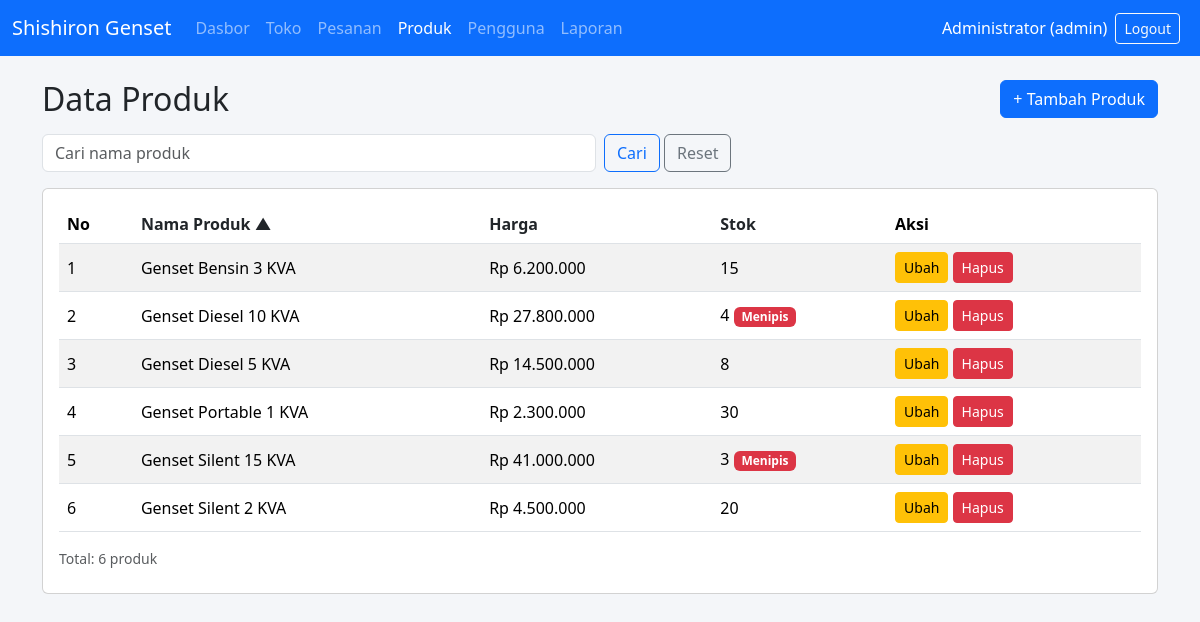
The app's page /produk.php (signed in) with its own data.
### tables this page shows
CREATE TABLE produk (
    id INT AUTO_INCREMENT PRIMARY KEY,
    nama_produk VARCHAR(100) NOT NULL,
    harga INT UNSIGNED NOT NULL,
    stok INT UNSIGNED NOT NULL DEFAULT 0
);

### produk.php (the view, shortened to what this page needs)
<?php
	require 'config.php';
	$aksi = $_GET['aksi'] ?? 'tampil';
	$id = (int)($_GET['id'] ?? 0);
	$errors = array();
	$data = array(
		'nama_produk' => '',
		'harga' => '',
		'stok' => ''
	);
	if ($aksi == 'tampil') {
		$cari = trim($_GET['cari'] ?? '');
		$kolom_boleh = array('nama_produk', 'harga', 'stok');
		$urut = in_array($_GET['urut'] ?? '', $kolom_boleh) ? $_GET['urut'] : 'nama_produk';
		$arah = (($_GET['arah'] ?? '') == 'desc') ? 'DESC' : 'ASC';
		$hal = max(1, (int)($_GET['hal'] ?? 1));
		$per_halaman = 10;
		$offset = ($hal - 1) * $per_halaman;
		$where = "";
		$param = array();
		$stmt = $db->prepare("SELECT COUNT(*) FROM produk $where");
		$stmt->execute($param);
		$total = $stmt->fetchColumn();
		$stmt = $db->prepare("SELECT * FROM produk $where ORDER BY $urut $arah LIMIT ? OFFSET ?");
		$stmt->bindValue(count($param) + 1, $per_halaman, PDO::PARAM_INT);
		$stmt->bindValue(count($param) + 2, $offset, PDO::PARAM_INT);
		$stmt->execute();
		$daftar = $stmt->fetchAll();
	}
	include 'header.php';
?>
<?php if ($aksi == 'tambah' || $aksi == 'ubah') { ?>
	<h2 class="mb-3"><?= $aksi == 'tambah' ? 'Tambah Produk' : 'Ubah Produk' ?></h2>
	<?php if (count($errors) > 0) { ?>
		<div class="alert alert-danger">
			<ul class="mb-0">
				<?php foreach ($errors as $err) { ?>
					<li><?= e($err) ?></li>
				<?php } ?>
			</ul>
		</div>
	<?php } ?>
	<div class="card">
		<div class="card-body">
			<form method="post" action="produk.php?aksi=<?= e($aksi) ?>&id=<?= e($id) ?>">
				<input type="hidden" name="token" value="<?= e(buat_token()) ?>">
				<input type="hidden" name="id" value="<?= e($id) ?>">
				<div class="row">
					<div class="col-md-6 mb-3">
						<label class="form-label">Nama Produk</label>
						<input type="text" name="nama_produk" class="form-control" value="<?= e($data['nama_produk']) ?>" required>
					</div>
					<div class="col-md-3 mb-3">
						<label class="form-label">Harga (Rp)</label>
						<input type="number" name="harga" class="form-control" min="1" value="<?= e($data['harga']) ?>" required>
					</div>
					<div class="col-md-3 mb-3">
						<label class="form-label">Stok</label>
						<input type="number" name="stok" class="form-control" min="0" value="<?= e($data['stok']) ?>" required>
					</div>
				</div>
				<button type="submit" class="btn btn-primary">Simpan</button>
				<a href="produk.php" class="btn btn-secondary">Batal</a>
			</form>
		</div>
	</div>
<?php } else { ?>
	<div class="d-flex justify-content-between align-items-center mb-3">
		<h2 class="mb-0">Data Produk</h2>
		<a href="produk.php?aksi=tambah" class="btn btn-primary">+ Tambah Produk</a>
	</div>
	<form method="get" class="row g-2 mb-3">
		<div class="col-12 col-md-6">
			<input type="text" name="cari" class="form-control" placeholder="Cari nama produk" value="<?= e($cari) ?>">
		</div>
		<div class="col-12 col-md-auto">
			<button type="submit" class="btn btn-outline-primary">Cari</button>
			<a href="produk.php" class="btn btn-outline-secondary">Reset</a>
		</div>
	</form>
	<div class="card">
		<div class="card-body">
			<div class="table-responsive">
				<table class="table table-striped table-hover align-middle">
					<thead>
						<tr>
							<th>No</th>
							<th><?= link_urut('nama_produk', 'Nama Produk', $urut, $arah) ?></th>
							<th><?= link_urut('harga', 'Harga', $urut, $arah) ?></th>
							<th><?= link_urut('stok', 'Stok', $urut, $arah) ?></th>
							<th>Aksi</th>
						</tr>
					</thead>
					<tbody>
						<?php $no = $offset + 1; ?>
						<?php foreach ($daftar as $row) { ?>
							<tr>
								<td><?= $no++ ?></td>
								<td><?= e($row['nama_produk']) ?></td>
								<td><?= rupiah($row['harga']) ?></td>
								<td>
									<?= e($row['stok']) ?>
									<?php if ($row['stok'] <= 5) { ?>
										<span class="badge bg-danger">Menipis</span>
									<?php } ?>
								</td>
								<td class="text-nowrap">
									<a href="produk.php?aksi=ubah&id=<?= e($row['id']) ?>" class="btn btn-sm btn-warning">Ubah</a>
									<form method="post" action="produk.php?aksi=hapus" class="form-hapus" data-nama="<?= e($row['nama_produk']) ?>">
										<button type="submit" class="btn btn-sm btn-danger">Hapus</button>
									</form>
								</td>
							</tr>
						<?php } ?>
					</tbody>
				</table>
			</div>
			<p class="text-muted small mb-2">Total: <?= e($total) ?> produk</p>
		</div>
	</div>
<?php } ?>

### css/style.css (style rules this page uses)
body { background-color: #f4f6f9; }
.form-hapus { display: inline; }

### records on screen
produk: nama_produk "Genset Bensin 3 KVA", harga "Rp 6.200.000", stok "15"
produk: nama_produk "Genset Diesel 10 KVA", harga "Rp 27.800.000", stok "4", shows "Menipis"
produk: nama_produk "Genset Diesel 5 KVA", harga "Rp 14.500.000", stok "8"
produk: nama_produk "Genset Portable 1 KVA", harga "Rp 2.300.000", stok "30"
produk: nama_produk "Genset Silent 15 KVA", harga "Rp 41.000.000", stok "3", shows "Menipis"
produk: nama_produk "Genset Silent 2 KVA", harga "Rp 4.500.000", stok "20"

### other values on screen
$_SESSION['pengguna']['nama'] "Administrator"
$peran "admin"
$label "Nama Produk Harga Stok"
$panah "▲"
$total "6"
